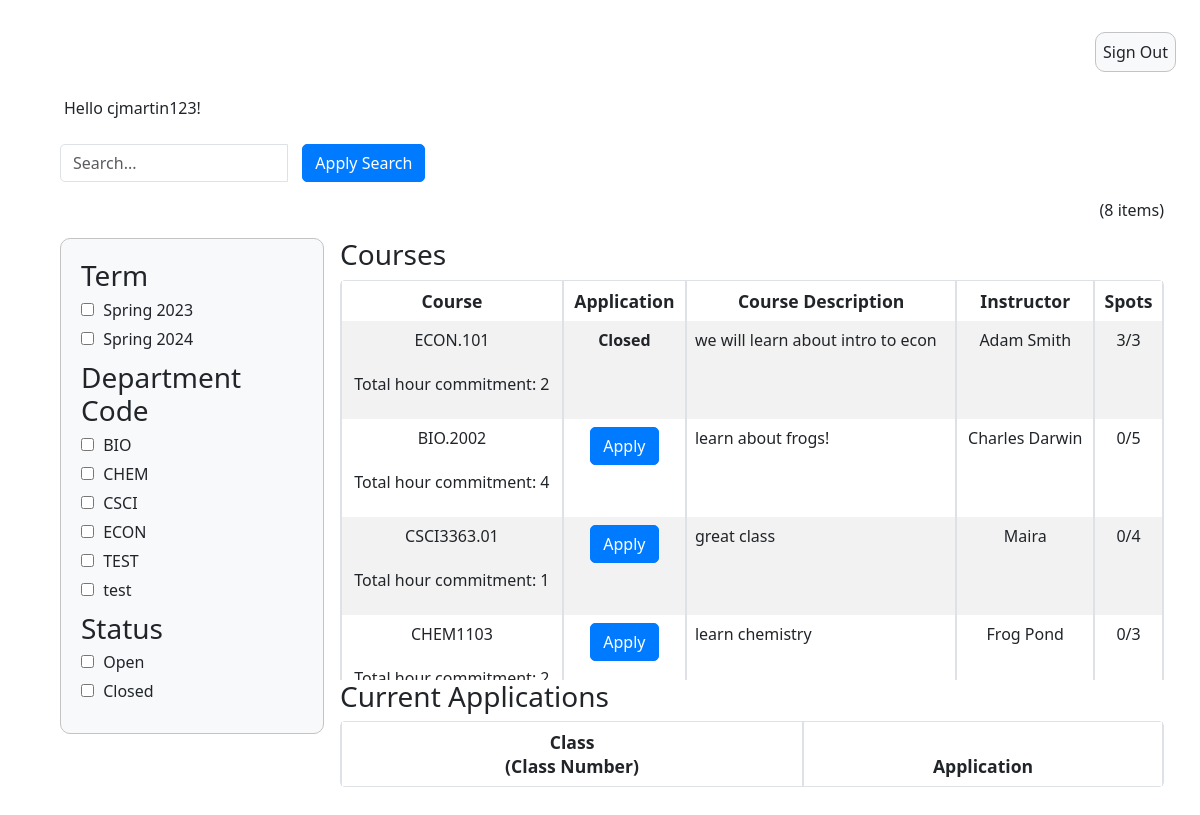
Page /student_summary/ (signed in) on the earlier database version.
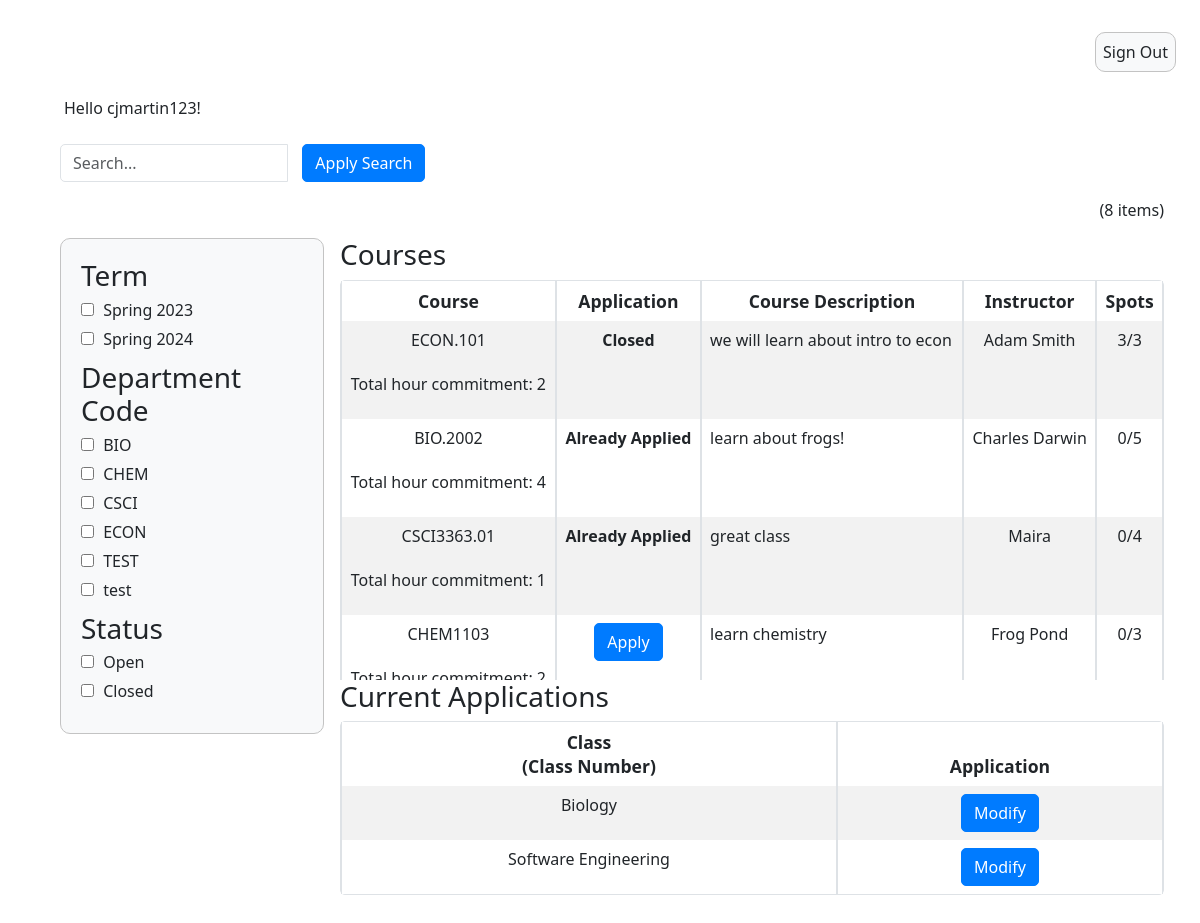
Same page on the later database version.
### login/models.py (models this page shows, shortened)
class CustomUser(AbstractUser):
   ROLE_CHOICES = (
       ('S', 'Student'),
       ('T', 'Teacher'),
       ('A', 'Admin'),
   )
   role = models.CharField(max_length=1, choices=ROLE_CHOICES)
   applications = models.PositiveIntegerField(default=0)
   first_name = models.CharField(max_length=100, blank=False)
   last_name = models.CharField(max_length = 100, blank=False)
   major = models.CharField(max_length=100, blank=True)
   eagle_id = models.CharField(max_length=8, blank=True)
   year = models.CharField(max_length=20, blank=True)

### InstructorAddCourse/models.py (models this page shows)
class InstructorAddCourse(models.Model):
	course_instructor = models.ForeignKey(User, on_delete=models.CASCADE)
	course_name = models.CharField(max_length=255)
	course_number = models.CharField(max_length=255)
	course_instructor = models.CharField(max_length=255)
	description = models.CharField(max_length=800)
	total_time_commitment = models.DecimalField(max_digits=2, decimal_places=0, validators=[MinValueValidator(0)], default=0)
	has_discussion = models.CharField(choices=[('yes', 'Yes'),('no', 'No')], max_length=50, default='')
	num_ta_needed = models.DecimalField(max_digits=2, decimal_places=0, validators=[MinValueValidator(0)], default=0)
	curr_num_ta = models.IntegerField(default=0)
	graded_meeting = models.CharField(choices=[('yes', 'Yes'),('no', 'No')], max_length=50, default='')
	office_hours = models.DecimalField(max_digits=2, decimal_places=0, validators=[MinValueValidator(0)], default=0)
	other_info = models.CharField(max_length=800, default=None)
	term = models.CharField(default=get_default_term(), max_length=100)

### application/models.py (models this page shows)
class Application(models.Model):
    course_name = models.CharField(max_length=200, default=None, blank = False, null=False)
    course_number = models.CharField(max_length=200, default=None)
    description = models.CharField(max_length=800, default=None)
    first_name = models.CharField(max_length=255, default=None)
    last_name = models.CharField(max_length=255, default=None)
    eagle_id = models.CharField(max_length=255, default=None)
    student = models.ForeignKey(CustomUser, on_delete=models.CASCADE, null=True, blank=True)
    GRADES = (
        ('--', '--'),
        ('a', 'A'),
        ('a-', 'A-'),
        ('b+', 'B+'),
        ('b-', 'B-'),
        ('c+', 'C+'),
        ('c', 'C'),
        ('c-', 'C-'),
        ('d+', 'D+'),
        ('d', 'D'),
        ('d-', 'D-'),
        ('f', 'F'),
        ('n/a', 'N/A')
    )
    GRAD = (
        ('--', '--'),
        ('2023','2023'),
        ('2024', '2024'),
        ('2025', '2025'),
        ('2026', '2026')
    )
    grad = models.CharField(max_length=50, choices=GRAD, default='')
    past_course = models.CharField(choices=[('yes', 'Yes'),('no', 'No')], max_length=50, default='')
    grade = models.CharField(max_length=50, choices=GRADES, default='')
    hours = models.DecimalField(max_digits=2, decimal_places=0, validators=[MinValueValidator(0)], default=0)
    other_courses = models.CharField(max_length=800, default=None)
    misc_information = models.CharField(max_length=800, default=None)

### studentSummary/views.py (the view)
# urls.py: path('student_summary/', student_summary_view),
@login_required
def student_summary_view(response):
    search_query = response.GET.get('q', '')
    term_filter = response.GET.get('term', '')
    status_filter = response.GET.get('status', '')
    dept_filter = response.GET.get('dept-code', '')
    applied_filters = []
    course_objects = InstructorAddCourse.objects.all()
    if search_query:
        course_objects = course_objects.filter(
            course_name__icontains=search_query)
        applied_filters.append(('q', search_query))
    if term_filter:
        if term_filter in term_keys:
            course_objects = [course for course in course_objects if get_term(
                course) == term_filter]
            applied_filters.append(('term', term_filter))
    if dept_filter:
        if dept_filter in dept_keys:
            course_objects = [course for course in course_objects if get_dept(
                course) == dept_filter]
            applied_filters.append(('dept-code', dept_filter))
    if status_filter:
        if status_filter in status_keys:
            course_objects = [course for course in course_objects if get_status(
                course) == status_filter]
            applied_filters.append(('status', status_filter))
    else:
        applied_filters = [f for f in applied_filters if f[0] != 'status']
    course_count = len(course_objects)
    application_objects = Application.objects.filter(student=response.user)
    curr_user = response.user
    print(f'User: {response.user}')
    print(f'Application Objects: {application_objects}')
    context = {'course_objects': course_objects, 'course_count': course_count, 'application_objects': application_objects,
    'term_keys': term_keys, 'dept_keys': dept_keys, 'curr_user': curr_user}
    return render(response, "studentSummary.html", context)

### studentSummary/templatetags/customfilters.py (called while the page is built)
@register.filter
def has_existing_application(course, user):
    applications = Application.objects.filter(student=user)
    courses = InstructorAddCourse.objects.all()
    for application in applications:
        for course_obj in courses:
            if application.course_number == course_obj.course_number:
                if course == course_obj:
                    return True
    return False

### templates/studentSummary.html (shortened to what this page needs)
{% extends 'appbase.html' %} {% block content %} {% load static %} {% load static customfilters %}
<!DOCTYPE html>
<html>
  <head>
    <link rel="stylesheet" href="{% static 'adminSummary.css' %}" />
  </head>
  <body>
    <div class="container-fluid">
      {% if user.is_authenticated %}
        <p>Hello {{ user.username }}!</p>
      {% endif %}
      <form method="get">
      <div class="row">
        <div class="col-md-4">
            <div class="input-group">
              <input
                type="text"
                class="form-control"
                id="search"
                name="q"
                placeholder="Search..."
              />
              <div class="input-group-btn input-space">
                <button type="submit" class="btn btn-primary">
                  Apply Search
                </button>
              </div>
            </div>
        </div>
        <div class="col-md-4">
        </div>
      <div class="row" id="item-row">
        <div class="col-sm">
          <div class="text-end">({{course_count}} items)</div>
        </div>
      </div>
      <div class="row">
        <div class="col-sm-3">
          <div class="filter-box">
            <div class="filter-group">
              <h3>Term</h3>
              {% for term in term_keys %}
              <label>
                <input type="checkbox" name="term" value="{{ term }}" /> {{ term }}
              </label>
              {% endfor %}
            </div>
            <div class="filter-group">
              <h3>Department Code</h3>
              {% for dept in dept_keys %}
              <label>
                <input type="checkbox" name="dept-code" value="{{ dept }}" /> {{ dept }}
              </label>
              {% endfor %}
            </div>
            <div class="filter-group">
              <h3>Status</h3>
              <label>
                <input type="checkbox" name="status" value="Open"/> Open
            </label>
            <label>
                <input type="checkbox" name="status" value="Closed"/> Closed
            </label>
            </div>
          </div>
        </div>
        <div class="col-sm-9">
        <h3>Courses</h3>
          <div style="height: 400px; overflow: auto;">
            <table class="table table-striped table-bordered table-hover">
              <thead>
                <tr>
                  <th class="text-center" >Course</th>
                  <th class="text-center">Application</th>
                  <th class="text-center">Course Description</th>
                  <th class="text-center">Instructor</th>
                  <th class="text-center">Spots</th>
                </tr>
              </thead>
            <tbody id="table-body">
              {% for course in course_objects %}
              <tr>
                <td class="text-center" >{{ course.course_number }} <br><br>
                  <p>Total hour commitment: {{ course.total_time_commitment }}</p>
                </td>
                <td class="text-center">
                  {% if course.curr_num_ta >= course.num_ta_needed %}
                    <div><strong>Closed</strong></div>
                  {% elif course|has_existing_application:curr_user %}
                    <div><strong>Already Applied</strong></div>
                  {% else %}
                    <a href="{% url 'apply_course' course.id %}" class="btn btn-primary">Apply</a>
                  {% endif %}
                </td>
                <td class="text-start">{{ course.description }}</td>
                <td class="text-center">{{ course.course_instructor }}</td>
                <td class="text-center">{{ course.curr_num_ta }}/{{ course.num_ta_needed }}</td>
              </tr>
              {% endfor %}
            </tbody>
          </table>
        </div>
          <h3>Current Applications</h3>
          <div style="height: 300px; overflow: auto;">
            <table class="table table-striped table-bordered table-hover">
              <thead>
                <tr>
                  <th class="text-center" >Class<br />(Class Number)</th>
                  <th class="text-center">Application</th>
                </tr>
              </thead>
              <tbody id="table-body">
                {% for application in application_objects %}
                <tr>
                  <td class="text-center" > {{ application.course_name }}</td>
                  <td class="text-center">
                    <a href="{% url 'edit_application' application.id %}" class="btn btn-primary">Modify</a>
                  </td>
                </tr>
                {% endfor %}
              </tbody>
            </table>
          </div>
        </div>
      </div>
    </div>
  </body>
</html>
{% endblock %}

### templates/appbase.html (shortened to what this page needs)
{% load static %}
<html>
  <head>
    <link
      href="https://cdn.jsdelivr.net/npm/bootstrap@5.3.0-alpha1/dist/css/bootstrap.min.css"
      rel="stylesheet"
    />
    <link rel="stylesheet" href="{% static 'appbase.css' %}" />
  </head>
  <body>
    <div class="container-fluid m-4">
      <div class="row m-3">
        <div class="col-sm">
          <div class="container-fluid d-flex justify-content-end">
            <a class="nav-link btn btn-sm sign-out-button" href="{% url 'logout' %}">Sign Out</a>
          </div>
        </div>
        </div>
        <div class="row m-3">
          {% block content %} {% endblock %}
        </div>
      </div>
  </body>
</html>

### static/appbase.css (style rules this page uses)
.sign-out-button { background-color: #f8f9fa; border: 1px solid #c3c3c3; border-radius: 10px; padding: 7px; transition: background-color 0.3s, border-color 0.3s; }

### static/adminSummary.css (style rules this page uses)
body { height: 100%; }
table { background: white; border: 1px solid #c3c3c3; border-radius: 5px; width: 50%; border-spacing: 0px; border-collapse: separate; }
table th { font-weight: 600; font-size: 1.1em; background: #c6c6c6; }
table td { background: transparent; }
.filter-box { padding: 20px; border: 1px solid #c3c3c3; background-color: #f8f9fa; border-radius: 10px; }
.filter-group { margin-bottom: 10px; }
.filter-group h3 { margin-top: 0; margin-bottom: 5px; }
.filter-group label { display: block; margin-bottom: 5px; }
.filter-group input[type="checkbox"] { margin-right: 5px; }
[class*="col"] { padding: 0.5rem; }
.input-group-btn.input-space { padding-left: 15px; }
.form-control { border-radius: 5px; }
.btn-primary { background-color: #007bff; border-color: #007bff; border-radius: 5px; }

Differences in the rows shown:
computed for InstructorAddCourse "BIO.2002": text "Apply" → "Already Applied"
computed for InstructorAddCourse "CSCI3363.01": text "Apply" → "Already Applied"
added Application: course_name "Biology"
added Application: course_name "Software Engineering"
